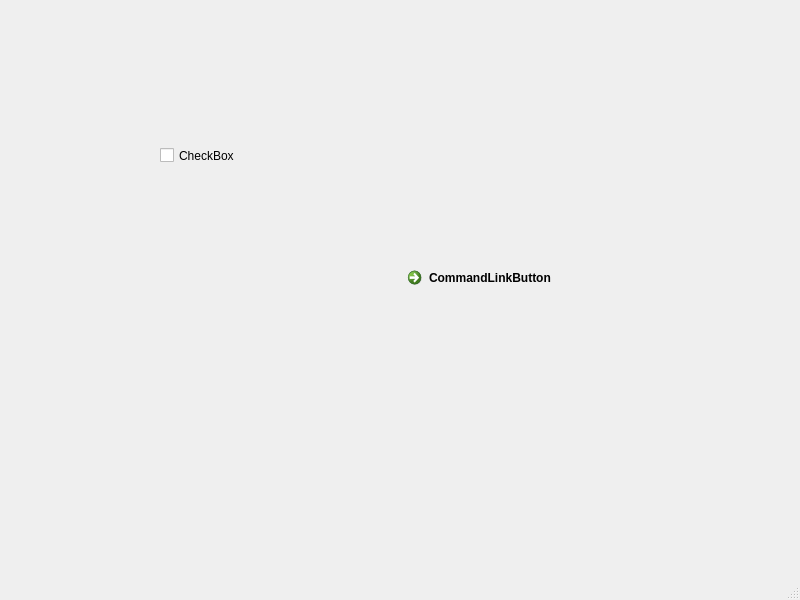
<?xml version="1.0" encoding="UTF-8"?>
<ui version="4.0">
 <class>MainWindow</class>
 <widget class="QMainWindow" name="MainWindow">
  <property name="geometry">
   <rect>
    <x>0</x>
    <y>0</y>
    <width>800</width>
    <height>600</height>
   </rect>
  </property>
  <property name="windowTitle">
   <string>MainWindow</string>
  </property>
  <widget class="QWidget" name="centralwidget">
   <widget class="QCheckBox" name="checkBox">
    <property name="geometry">
     <rect>
      <x>160</x>
      <y>110</y>
      <width>201</width>
      <height>91</height>
     </rect>
    </property>
    <property name="text">
     <string>CheckBox</string>
    </property>
   </widget>
   <widget class="QCommandLinkButton" name="commandLinkButton">
    <property name="geometry">
     <rect>
      <x>400</x>
      <y>260</y>
      <width>171</width>
      <height>61</height>
     </rect>
    </property>
    <property name="text">
     <string>CommandLinkButton</string>
    </property>
   </widget>
  </widget>
  <widget class="QMenuBar" name="menubar">
   <property name="geometry">
    <rect>
     <x>0</x>
     <y>0</y>
     <width>800</width>
     <height>24</height>
    </rect>
   </property>
  </widget>
  <widget class="QStatusBar" name="statusbar"/>
 </widget>
 <resources/>
 <connections/>
</ui>
